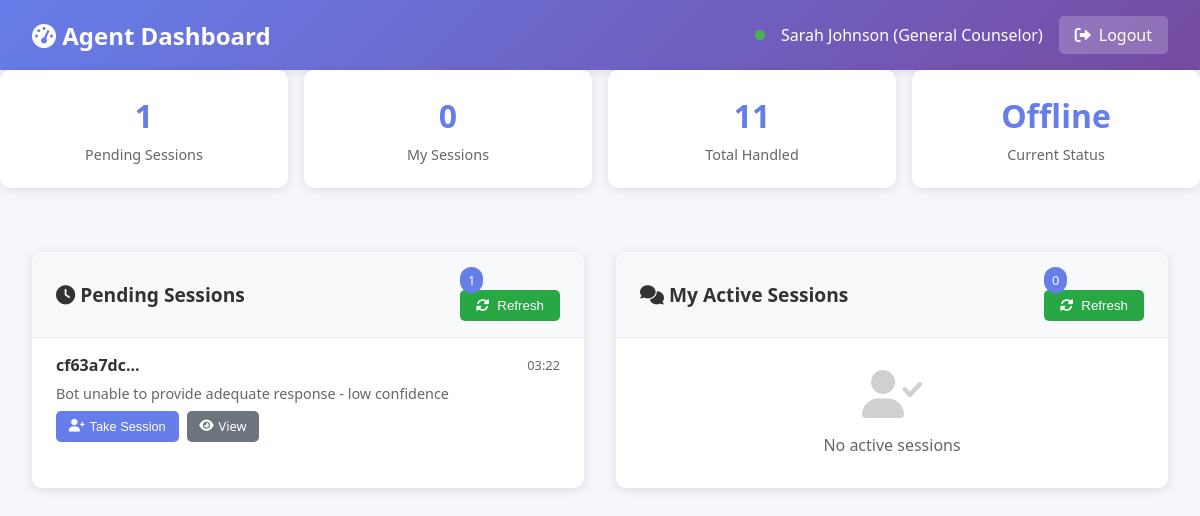
Screenshot of /agent/dashboard (signed in) with the database file from the repository.
### human_handoff/models.py (models this page shows, shortened)
class Agent(db.Model):
    __tablename__ = 'agents'
    id = db.Column(db.Integer, primary_key=True)
    agent_id = db.Column(db.String(50), unique=True, nullable=False)
    name = db.Column(db.String(100), nullable=False)
    email = db.Column(db.String(120), unique=True, nullable=False)
    phone = db.Column(db.String(20))
    specialization = db.Column(db.String(100))
    password_hash = db.Column(db.String(255), nullable=True)
    password_set = db.Column(db.Boolean, default=False)  # True if agent has set their password
    status = db.Column(db.String(20), default='available')  # available, busy, offline
    max_concurrent_sessions = db.Column(db.Integer, default=5)
    current_sessions = db.Column(db.Integer, default=0)
    created_at = db.Column(db.DateTime, default=datetime.utcnow)
    last_active = db.Column(db.DateTime, default=datetime.utcnow)
    total_sessions_handled = db.Column(db.Integer, default=0)
    average_response_time = db.Column(db.Integer, default=0)  # in seconds
    is_active = db.Column(db.Boolean, default=True)
    agent_sessions = db.relationship('AgentSession', backref='agent', lazy=True)

class ChatSession(db.Model):
    __tablename__ = 'chat_sessions'
    id = db.Column(db.Integer, primary_key=True)
    session_id = db.Column(db.String(100), unique=True, nullable=False, default=lambda: str(uuid.uuid4()))
    user_id = db.Column(db.String(100))  # Keep for backward compatibility with guest sessions
    student_id = db.Column(db.Integer, db.ForeignKey('students.id'), nullable=True)  # New FK for authenticated users
    created_at = db.Column(db.DateTime, default=datetime.utcnow)
    updated_at = db.Column(db.DateTime, default=datetime.utcnow, onupdate=datetime.utcnow)
    status = db.Column(db.String(20), default='active')  # active, closed, escalated
    requires_human = db.Column(db.Boolean, default=False)
    assigned_agent_id = db.Column(db.Integer, db.ForeignKey('agents.id'))
    escalation_reason = db.Column(db.Text)
    escalated_at = db.Column(db.DateTime)
    resolved_at = db.Column(db.DateTime)
    user_satisfaction_rating = db.Column(db.Integer)
    notes = db.Column(db.Text)
    messages = db.relationship('Message', backref='session', lazy=True, cascade='all, delete-orphan')
    assigned_agent = db.relationship('Agent', backref='assigned_sessions')
    analytics = db.relationship('SessionAnalytics', backref='session', uselist=False, cascade='all, delete-orphan')

### human_handoff/agent_routes.py (the view)
@agent_bp.route('/dashboard')
def dashboard():
    if 'agent_id' not in session:
        return redirect(url_for('agent.agent_login'))
    agent_id = session['agent_id']
    agent = Agent.query.filter_by(agent_id=agent_id).first()
    if not agent:
        return redirect(url_for('agent.agent_login'))
    agent.last_active = datetime.utcnow()
    agent.status = 'available' if agent.current_sessions < agent.max_concurrent_sessions else 'busy'
    db.session.commit()
    pending_sessions = ChatSession.query.filter_by(
        requires_human=True,
        status='escalated',
        assigned_agent_id=None
    ).order_by(ChatSession.escalated_at.desc()).all()
    assigned_sessions = ChatSession.query.filter_by(
        assigned_agent_id=agent.id,
        status='escalated'
    ).order_by(ChatSession.updated_at.desc()).all()
    return render_template('agent/dashboard.html',
                         agent=agent,
                         pending_sessions=pending_sessions,
                         assigned_sessions=assigned_sessions)

### templates/agent/dashboard.html (shortened to what this page needs)
<!DOCTYPE html>
<html lang="en">
<head>
    <link href="https://cdnjs.cloudflare.com/ajax/libs/font-awesome/6.0.0/css/all.min.css" rel="stylesheet">
</head>
<body>
    <div class="header">
        <h1><i class="fas fa-tachometer-alt"></i> Agent Dashboard</h1>
        <div class="agent-info">
            <div class="status-indicator"></div>
            <span>{{ agent.name }} ({{ agent.specialization }})</span>
            <a href="/agent/logout" class="logout-btn">
                <i class="fas fa-sign-out-alt"></i> Logout
            </a>
        </div>
    </div>
    <div class="stats-grid">
        <div class="stat-card">
            <div class="stat-value" id="pending-count">{{ pending_sessions|length }}</div>
            <div class="stat-label">Pending Sessions</div>
        </div>
        <div class="stat-card">
            <div class="stat-value" id="assigned-count">{{ assigned_sessions|length }}</div>
            <div class="stat-label">My Sessions</div>
        </div>
        <div class="stat-card">
            <div class="stat-value">{{ agent.total_sessions_handled }}</div>
            <div class="stat-label">Total Handled</div>
        </div>
        <div class="stat-card">
            <div class="stat-value">{{ agent.status|title }}</div>
            <div class="stat-label">Current Status</div>
        </div>
    </div>
    <div class="dashboard-container">
        <div class="section">
            <div class="section-header">
                <h2><i class="fas fa-clock"></i> Pending Sessions</h2>
                <div>
                    <span class="badge" id="pending-badge">{{ pending_sessions|length }}</span>
                    <button class="refresh-btn" onclick="refreshPendingSessions()">
                        <i class="fas fa-sync-alt"></i> Refresh
                    </button>
                </div>
            </div>
            <div class="session-list" id="pending-sessions">
                {% if pending_sessions %}
                    {% for session in pending_sessions %}
                    <div class="session-item" data-session-id="{{ session.session_id }}">
                        <div class="session-header">
                            <span class="session-id">{{ session.session_id[:8] }}...</span>
                            <span class="session-time">{{ session.escalated_at.strftime('%H:%M') if session.escalated_at else 'N/A' }}</span>
                        </div>
                        <div class="session-reason">{{ session.escalation_reason or 'Bot unable to help' }}</div>
                        <div class="session-actions">
                            <button class="btn btn-primary" onclick="assignSession('{{ session.session_id }}')">
                                <i class="fas fa-user-plus"></i> Take Session
                            </button>
                            <a href="/agent/session/{{ session.session_id }}" class="btn btn-secondary">
                                <i class="fas fa-eye"></i> View
                            </a>
                        </div>
                    </div>
                    {% endfor %}
                {% else %}
                    <div class="empty-state">
                        <i class="fas fa-inbox"></i>
                        <p>No pending sessions</p>
                    </div>
                {% endif %}
            </div>
        </div>
        <div class="section">
            <div class="section-header">
                <h2><i class="fas fa-comments"></i> My Active Sessions</h2>
                <div>
                    <span class="badge" id="assigned-badge">{{ assigned_sessions|length }}</span>
                    <button class="refresh-btn" onclick="refreshMySessions()">
                        <i class="fas fa-sync-alt"></i> Refresh
                    </button>
                </div>
            </div>
            <div class="session-list" id="my-sessions">
                {% if assigned_sessions %}
                    {% for session in assigned_sessions %}
                    <div class="session-item" data-session-id="{{ session.session_id }}">
                        <div class="session-header">
                            <span class="session-id">{{ session.session_id[:8] }}...</span>
                            <span class="session-time">{{ session.updated_at.strftime('%H:%M') if session.updated_at else 'N/A' }}</span>
                        </div>
                        <div class="session-reason">{{ session.escalation_reason or 'Assigned to you' }}</div>
                        <div class="session-actions">
                            <a href="/agent/session/{{ session.session_id }}" class="btn btn-primary">
                                <i class="fas fa-comments"></i> Chat
                            </a>
                            <button class="btn btn-success" onclick="completeSession('{{ session.session_id }}')">
                                <i class="fas fa-check"></i> Complete
                            </button>
                        </div>
                    </div>
                    {% endfor %}
                {% else %}
                    <div class="empty-state">
                        <i class="fas fa-user-check"></i>
                        <p>No active sessions</p>
                    </div>
                {% endif %}
            </div>
        </div>
    </div>
</body>
</html>

### templates/agent/dashboard.html (style rules this page uses)
* { margin: 0; padding: 0; box-sizing: border-box; }
body { font-family: 'Segoe UI', Tahoma, Geneva, Verdana, sans-serif; background: #f5f6fa; color: #333; }
.header { background: linear-gradient(135deg, #667eea 0%, #764ba2 100%); color: white; padding: 1rem 2rem; display: flex; justify-content: space-between; align-items: center; box-shadow: 0 2px 10px rgba(0,0,0,0.1); }
.header h1 { font-size: 1.5rem; }
.agent-info { display: flex; align-items: center; gap: 1rem; }
.status-indicator { width: 10px; height: 10px; border-radius: 50%; background: #4CAF50; }
.logout-btn { background: rgba(255,255,255,0.2); color: white; border: none; padding: 0.5rem 1rem; border-radius: 5px; cursor: pointer; text-decoration: none; display: inline-flex; align-items: center; gap: 0.5rem; }
.dashboard-container { display: grid; grid-template-columns: 1fr 1fr; gap: 2rem; padding: 2rem; max-width: 1400px; margin: 0 auto; }
.section { background: white; border-radius: 10px; box-shadow: 0 2px 10px rgba(0,0,0,0.1); overflow: hidden; }
.section-header { background: #f8f9fa; padding: 1rem 1.5rem; border-bottom: 1px solid #e9ecef; display: flex; justify-content: space-between; align-items: center; }
.section-header h2 { font-size: 1.2rem; color: #333; }
.badge { background: #667eea; color: white; padding: 0.25rem 0.5rem; border-radius: 12px; font-size: 0.8rem; font-weight: 500; }
.session-list { max-height: 400px; overflow-y: auto; }
.session-item { padding: 1rem 1.5rem; border-bottom: 1px solid #f0f0f0; cursor: pointer; transition: background-color 0.2s ease; }
.session-item:last-child { border-bottom: none; }
.session-header { display: flex; justify-content: space-between; align-items: center; margin-bottom: 0.5rem; }
.session-id { font-weight: 600; color: #333; }
.session-time { font-size: 0.8rem; color: #666; }
.session-reason { font-size: 0.9rem; color: #666; margin-bottom: 0.5rem; }
.session-actions { display: flex; gap: 0.5rem; }
.btn { padding: 0.4rem 0.8rem; border: none; border-radius: 5px; cursor: pointer; font-size: 0.8rem; text-decoration: none; display: inline-flex; align-items: center; gap: 0.3rem; transition: all 0.2s ease; }
.btn-primary { background: #667eea; color: white; }
.btn-secondary { background: #6c757d; color: white; }
.empty-state { padding: 2rem; text-align: center; color: #666; }
.empty-state i { font-size: 3rem; margin-bottom: 1rem; opacity: 0.3; }
.stats-grid { display: grid; grid-template-columns: repeat(auto-fit, minmax(200px, 1fr)); gap: 1rem; margin-bottom: 2rem; }
.stat-card { background: white; padding: 1.5rem; border-radius: 10px; box-shadow: 0 2px 10px rgba(0,0,0,0.1); text-align: center; }
.stat-value { font-size: 2rem; font-weight: bold; color: #667eea; margin-bottom: 0.5rem; }
.stat-label { color: #666; font-size: 0.9rem; }
.refresh-btn { background: #28a745; color: white; border: none; padding: 0.5rem 1rem; border-radius: 5px; cursor: pointer; display: flex; align-items: center; gap: 0.5rem; }

### rows the page displays
Agent: name "Sarah Johnson", specialization "General Counselor", total_sessions_handled "11", status "Offline"
ChatSession: session_id "cf63a7dc", escalated_at "03:22", escalation_reason "Bot unable to provide adequate response - low confidence"

### other values shown
{{ pending_sessions|length }} "1"
{{ assigned_sessions|length }} "0"
